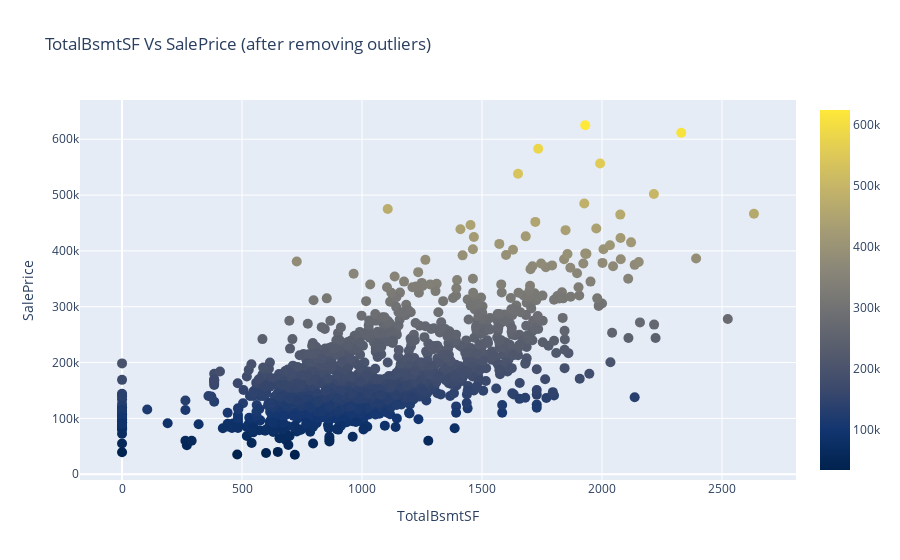

The notebook cell this image was saved under:
### Code cell
'''Scatter plot of TotalBsmtSF Vs SalePrice'''
scatter_plot(train.TotalBsmtSF, train.SalePrice, 'TotalBsmtSF Vs SalePrice (after removing outliers)', 'TotalBsmtSF', 
             'SalePrice', 10, 'Cividis')

### Figure 1 — Plotly figure (JSON) as saved in the notebook; plotly's stock layout.template omitted (floating-point values rounded to 4 significant figures; data arrays with more than 128 entries replaced by an {"elided": "..."} marker saying what was removed)
{"data": [{"marker": {"color": {"elided": "1453 int values"}, "colorscale": [[0, "#00224e"], [0.1111, "#123570"], [0.2222, "#3b496c"], [0.3333, "#575d6d"], [0.4444, "#707173"], [0.5556, "#8a8678"], [0.6667, "#a59c74"], [0.7778, "#c3b369"], [0.8889, "#e1cc55"], [1, "#fee838"]], "showscale": true, "size": 10}, "mode": "markers", "type": "scatter", "x": {"elided": "1453 int values"}, "y": {"elided": "1453 int values"}}], "layout": {"hovermode": "closest", "title": {"text": "TotalBsmtSF Vs SalePrice (after removing outliers)"}, "xaxis": {"title": {"text": "TotalBsmtSF"}}, "yaxis": {"title": {"text": "SalePrice"}}}}
